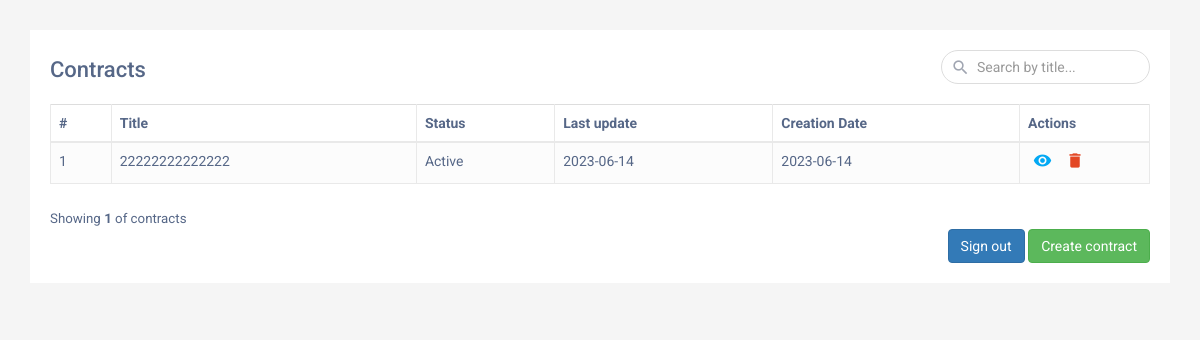
The app's page /contratos/ (signed in) with its own data.
### contratos/models.py (models this page shows, shortened)
class Contrato(models.Model) :
    STATUS_CHOICES = (
        ('Active', 'Active'),
        ('Inactive', 'Inactive'),
    )
    status = models.CharField(max_length=10, choices=STATUS_CHOICES, default='Active')
    user = models.ForeignKey(CustomUser, on_delete=models.CASCADE)
    contract_title = models.CharField(max_length=255)
    involved_parties = models.TextField()
    validity_start_date = models.DateField()
    validity_end_date = models.DateField()
    specific_clauses = models.TextField()
    description = models.TextField()
    ultima_atualizacao = models.DateTimeField(auto_now=True)
    creation_date = models.DateTimeField(default=datetime.datetime.now)
    attachment = models.FileField(upload_to='attachments/', default='temp.pdf')

### contratos/views.py (the view)
# urls.py: path('', views.contract_list, name='contract_list'),
@login_required
def contract_list(request) :
    search_query = request.GET.get('search', '')  # botao de pesquisa
    contratos = Contrato.objects.filter(user=request.user, contract_title__icontains=search_query)
    return render(request, 'contratos/contract_list.html', {'contratos' : contratos, 'search_query' : search_query})

### contratos/templates/contratos/contract_list.html (shortened to what this page needs)
<!DOCTYPE html>
<html lang="en">
<head>
    <link rel="stylesheet" href="https://maxcdn.bootstrapcdn.com/bootstrap/3.3.7/css/bootstrap.min.css">
</head>
<body>
    <div class="container">
        <div class="table-responsive">
            <div class="table-wrapper">
                <div class="table-title">
                    <div class="row">
                        <div class="col-sm-8">
                            <h2>Contracts</h2>
                        </div>
                        <div class="col-sm-4">
                            <div class="search-box">
                                <i class="material-icons">&#xE8B6;</i>
                                <input type="text" class="form-control" placeholder="Search by title..." name="search" id="searchInput">
                            </div>
                        </div>
                    </div>
                </div>
                <table class="table table-striped table-hover table-bordered">
                    <thead>
                        <tr>
                            <th>#</th>
                            <th>Title</th>
                            <th>Status</th>
                            <th>Last update</th>
                            <th>Creation Date</th>
                            <th>Actions</th>
                        </tr>
                    </thead>
                    <tbody>
                        {% for contrato in contratos %}
                        <tr>
                            <td>{{ forloop.counter }}</td>
                            <td>{{ contrato.contract_title }}</td>
                            <td>{{ contrato.status }}</td>
                            <td>{{ contrato.ultima_atualizacao|date:'Y-m-d' }}</td>
                            <td>{{ contrato.creation_date|date:'Y-m-d' }}</td>
                            <td>
                                <a href="{% url 'contratos:contract_information' contrato.id %}" class="view" title="View" data-toggle="tooltip"><i class="material-icons">&#xE417;</i></a>
                                <a href="#" class="delete" data-contract-id="{{ contrato.id }}" title="Delete" data-toggle="tooltip"><i class="material-icons">&#xE872;</i></a>
                            </td>
                        </tr>
                        {% endfor %}
                    </tbody>
                </table>
                <div class="clearfix">
                    <div class="hint-text">Showing <b>{{ contratos|length }}</b> of <b>{{ total_contratos }}</b> contracts</div>
                </div>
                <div class="text-right">
                    <form action="{% url 'contratos:logout' %}" method="POST" style="display: inline;">
                        <button type="submit" class="btn btn-primary">Sign out</button>
                    </form>
                    <a href="http://127.0.0.1:8000/contratos/form/" class="btn btn-success">Create contract</a>
                </div>
            </div>
        </div>
    </div>
</body>
</html>

### contratos/templates/contratos/contract_list.html (style rules this page uses)
body { color: #566787; background: #f5f5f5; font-family: 'Roboto', sans-serif; }
.table-responsive { margin: 30px 0; }
.table-wrapper { min-width: 1000px; background: #fff; padding: 20px; box-shadow: 0 1px 1px rgba(0,0,0,.05); }
.table-title { padding-bottom: 10px; margin: 0 0 10px; }
.table-title h2 { margin: 8px 0 0; font-size: 22px; }
.search-box { position: relative; float: right; }
.search-box input { height: 34px; border-radius: 20px; padding-left: 35px; border-color: #ddd; box-shadow: none; }
.search-box i { color: #a0a5b1; position: absolute; font-size: 19px; top: 8px; left: 10px; }
table.table tr th, table.table tr td { border-color: #e9e9e9; }
table.table-striped tbody tr:nth-of-type(odd) { background-color: #fcfcfc; }
table.table td:last-child { width: 130px; }
table.table td a { color: #a0a5b1; display: inline-block; margin: 0 5px; }
table.table td a.view { color: #03A9F4; }
table.table td a.delete { color: #E34724; }
table.table td i { font-size: 19px; }
.hint-text { float: left; margin-top: 6px; font-size: 95%; }

### records on screen
Contrato: contract_title "22222222222222", status "Active", ultima_atualizacao "2023-06-14", creation_date "2023-06-14"

### other values on screen
{{ contratos|length }} "1"
